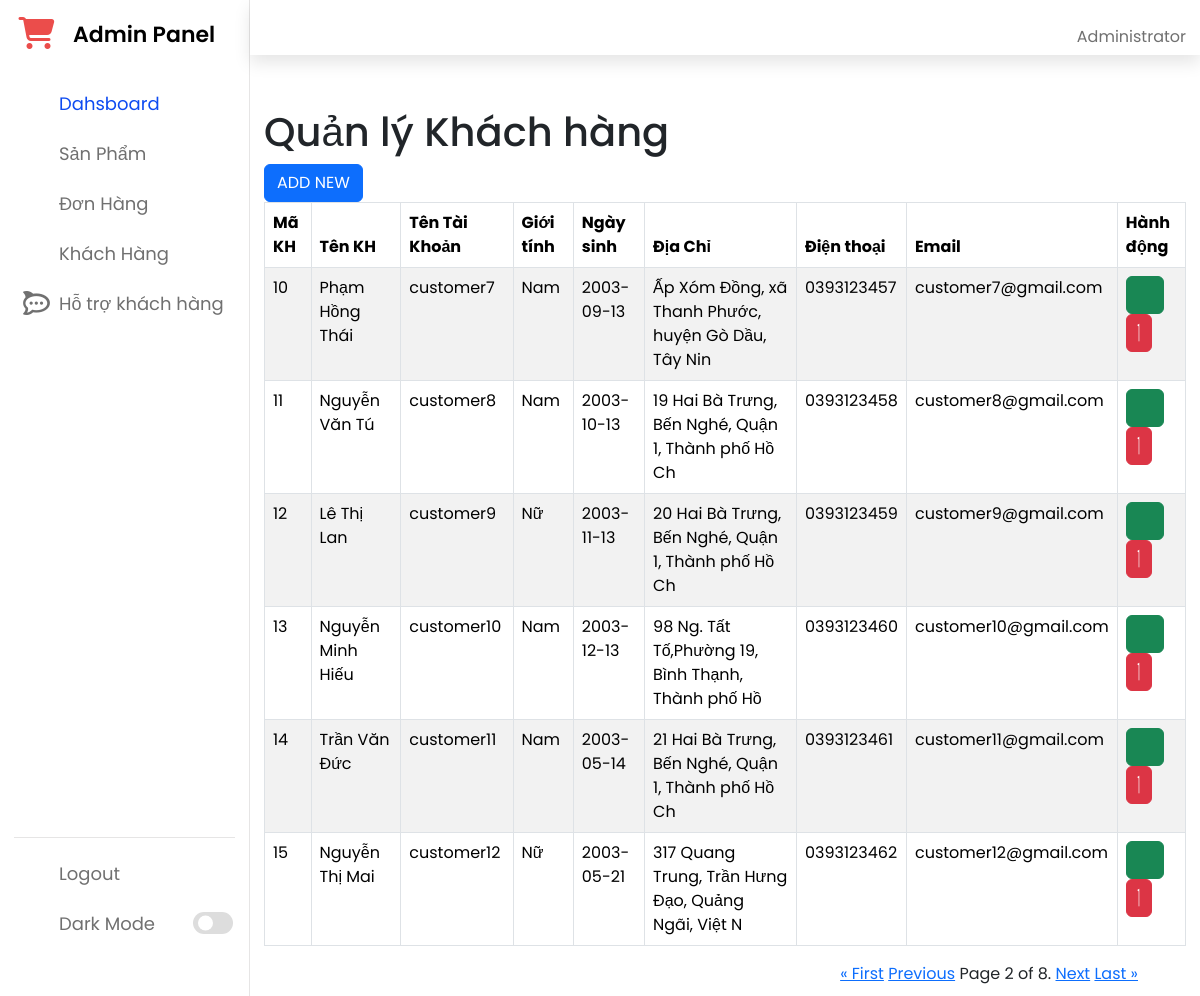
/admin/customer.php?page=2 (signed in), run on the app's committed database.
### tables this page shows
CREATE TABLE `tbl_account_details` (
  `account_id` int NOT NULL,
  `customer_name` varchar(50) NOT NULL,
  `gender` varchar(10) DEFAULT NULL,
  `date_of_birth` date DEFAULT NULL,
  `address` varchar(50) DEFAULT NULL,
  `phone` char(11) DEFAULT NULL,
  `email` varchar(50) NOT NULL
);

CREATE TABLE `tbl_account` (
  `account_id` int NOT NULL,
  `username` varchar(50) NOT NULL,
  `password` varchar(50) NOT NULL,
  `token` varchar(255) NOT NULL,
  `account_type` varchar(50) NOT NULL,
  `is_verified` bit(1) NOT NULL,
  `user_login_status` enum('Logout','Login') NOT NULL,
  `user_token` varchar(100) DEFAULT NULL,
  `user_connection_id` varchar(20) DEFAULT NULL
);

### admin/customer.php (the view, shortened to what this page needs)
<?php require_once('header.php'); ?>
<br>
<h1>Quản lý Khách hàng</h1>
<?php
$sql = "SELECT * FROM tbl_account A join tbl_account_details AD on A.account_id = AD.account_id where account_type='user'";
$sta = $pdo->prepare($sql);
$sta->execute();
if ($sta->rowCount() > 0) {
    $khach_hang = $sta->fetchAll((PDO::FETCH_OBJ));
} ?>
<?php
$per_page = 6;
$page_number = isset($_GET['page']) ? (int)$_GET['page'] : 1;
$start = ($page_number - 1) * $per_page;
$sql_total = "SELECT COUNT(*) as total FROM tbl_account A JOIN tbl_account_details AD ON A.account_id = AD.account_id WHERE account_type='user'";
$sta_total = $pdo->prepare($sql_total);
$sta_total->execute();
$total_customers = $sta_total->fetch(PDO::FETCH_OBJ)->total;
$total_pages = ceil($total_customers / $per_page);
$sql = "SELECT * FROM tbl_account A JOIN tbl_account_details AD ON A.account_id = AD.account_id WHERE account_type='user' LIMIT :start, :per_page";
$sta = $pdo->prepare($sql);
$sta->bindParam(':start', $start, PDO::PARAM_INT);
$sta->bindParam(':per_page', $per_page, PDO::PARAM_INT);
$sta->execute();
if ($sta->rowCount() > 0) {
    $khach_hang = $sta->fetchAll(PDO::FETCH_OBJ);
}
?>
<button class="btn btn-primary"><a href="addcustomer.php" class="text-white text-decoration-none">ADD NEW</a></button>
<table class="table table-bordered table-striped">
    <thead>
        <tr>
            <th>Mã KH</th>
            <th>Tên KH</th>
            <th>Tên Tài Khoản</th>
            <th>Giới tính</th>
            <th>Ngày sinh</th>
            <th>Địa Chỉ</th>
            <th>Điện thoại</th>
            <th>Email</th>
            <th>Hành động</th>
        </tr>
    </thead>
    <?php
    if (!empty($khach_hang)) {
        foreach ($khach_hang as $khach) {
    ?>
            <tr>
                <td><?php echo $khach->account_id ?></td>
                <td><?php echo $khach->customer_name ?></td>
                <td><?php echo $khach->username ?></td>
                <td><?php echo $khach->gender ?></td>
                <td><?php echo $khach->date_of_birth ?></td>
                <td><?php echo $khach->address ?></td>
                <td><?php echo $khach->phone ?></td>
                <td><?php echo $khach->email ?></td>
                <td>
                    <button class="btn btn-success" type="submit"> <a href="update_customer.php?mkh=<?php echo $khach->account_id ?>" class="text-white text-decoration-none"><i class="fa-light fa-pen-to-square"></i></a></button>
                    <button class="btn btn-danger delete-button" data-id="<?php echo $khach->account_id; ?>">
                    </button>
                </td>
            </tr>
    <?php }
    } else {
        echo '<tr><td colspan="8">Không có khách hàng nào</td></tr>';
    }
    ?>
</table>
<div class="pagination justify-content-end pe-5">
    <span class="step-links">
        <?php if ($page_number > 1) : ?>
            <a href="?page=1">&laquo; First</a>
            <a href="?page=<?php echo $page_number - 1; ?>">Previous</a>
        <?php endif; ?>
        <span class="current">
            Page <?php echo $page_number; ?> of <?php echo $total_pages; ?>.
        </span>
        <?php if ($page_number < $total_pages) : ?>
            <a href="?page=<?php echo $page_number + 1; ?>">Next</a>
            <a href="?page=<?php echo $total_pages; ?>">Last &raquo;</a>
        <?php endif; ?>
    </span>
</div>
<?php require_once('footer.php'); ?>

### data on the page
tbl_account_details: account_id "10", customer_name "Phạm Hồng Thái", account_id.username "customer7", gender "Nam", date_of_birth "2003-09-13", address "Ấp Xóm Đồng, xã Thanh Phước, huyện Gò Dầu, Tây Nin", phone "0393123457", email "customer7@gmail.com"
tbl_account_details: account_id "11", customer_name "Nguyễn Văn Tú", account_id.username "customer8", gender "Nam", date_of_birth "2003-10-13", address "19 Hai Bà Trưng, Bến Nghé, Quận 1, Thành phố Hồ Ch", phone "0393123458", email "customer8@gmail.com"
tbl_account_details: account_id "12", customer_name "Lê Thị Lan", account_id.username "customer9", gender "Nữ", date_of_birth "2003-11-13", address "20 Hai Bà Trưng, Bến Nghé, Quận 1, Thành phố Hồ Ch", phone "0393123459", email "customer9@gmail.com"
tbl_account_details: account_id "13", customer_name "Nguyễn Minh Hiếu", account_id.username "customer10", gender "Nam", date_of_birth "2003-12-13", address "98 Ng. Tất Tố,Phường 19, Bình Thạnh, Thành phố Hồ", phone "0393123460", email "customer10@gmail.com"
tbl_account_details: account_id "14", customer_name "Trần Văn Đức", account_id.username "customer11", gender "Nam", date_of_birth "2003-05-14", address "21 Hai Bà Trưng, Bến Nghé, Quận 1, Thành phố Hồ Ch", phone "0393123461", email "customer11@gmail.com"
tbl_account_details: account_id "15", customer_name "Nguyễn Thị Mai", account_id.username "customer12", gender "Nữ", date_of_birth "2003-05-21", address "317 Quang Trung, Trần Hưng Đạo, Quảng Ngãi, Việt N", phone "0393123462", email "customer12@gmail.com"

### other printed values
$page_number "2"
$total_pages "8"
